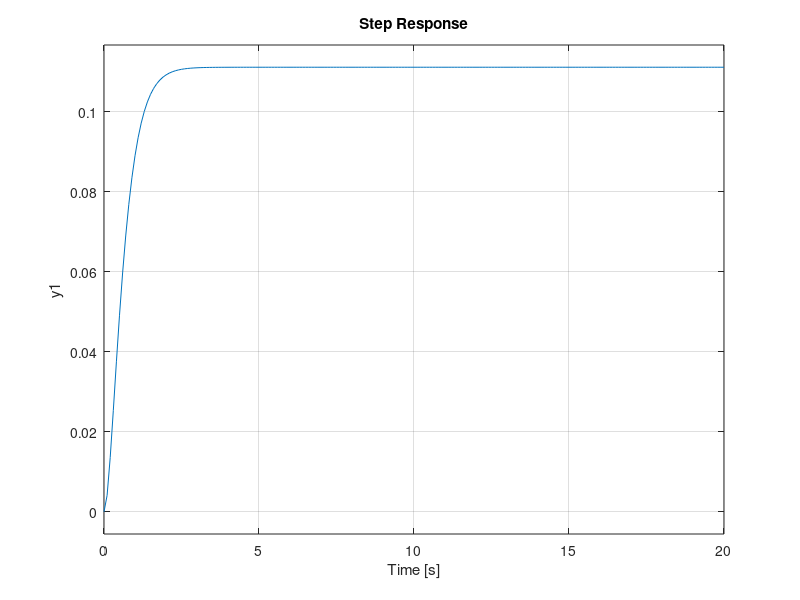

This figure's MATLAB source:
% Clear
clear
clc
close all

%% Second Order Critically Damped System
% G(s) = 1 / (s + 3)^2

a = 1;

b = 1;
c = 6;
d = 9;

G_num = [a];
G_den = [b c d];
G = tf(G_num,G_den)

% step response
step (G,0:0.1:20)